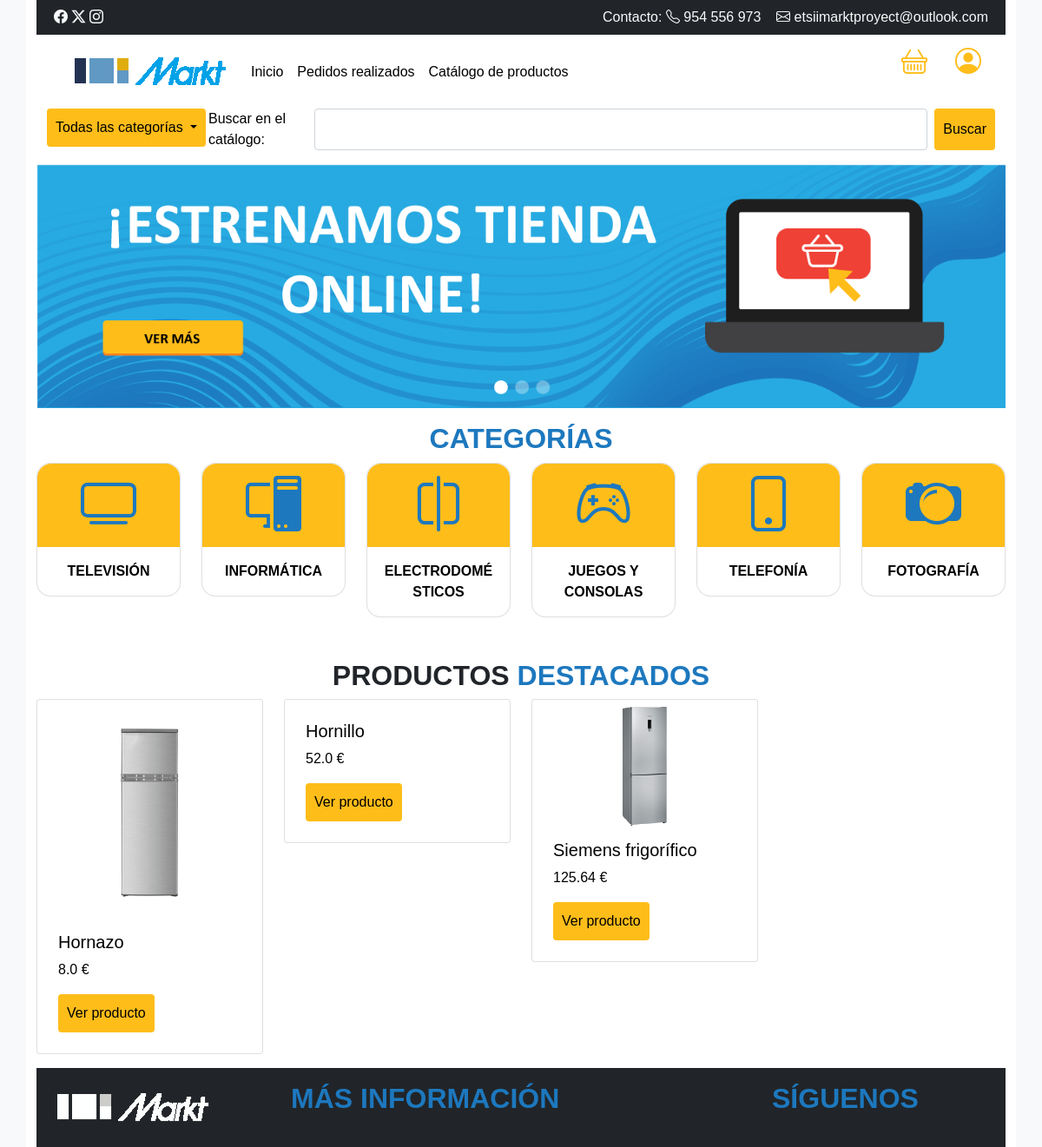
Before: / with the older database file.
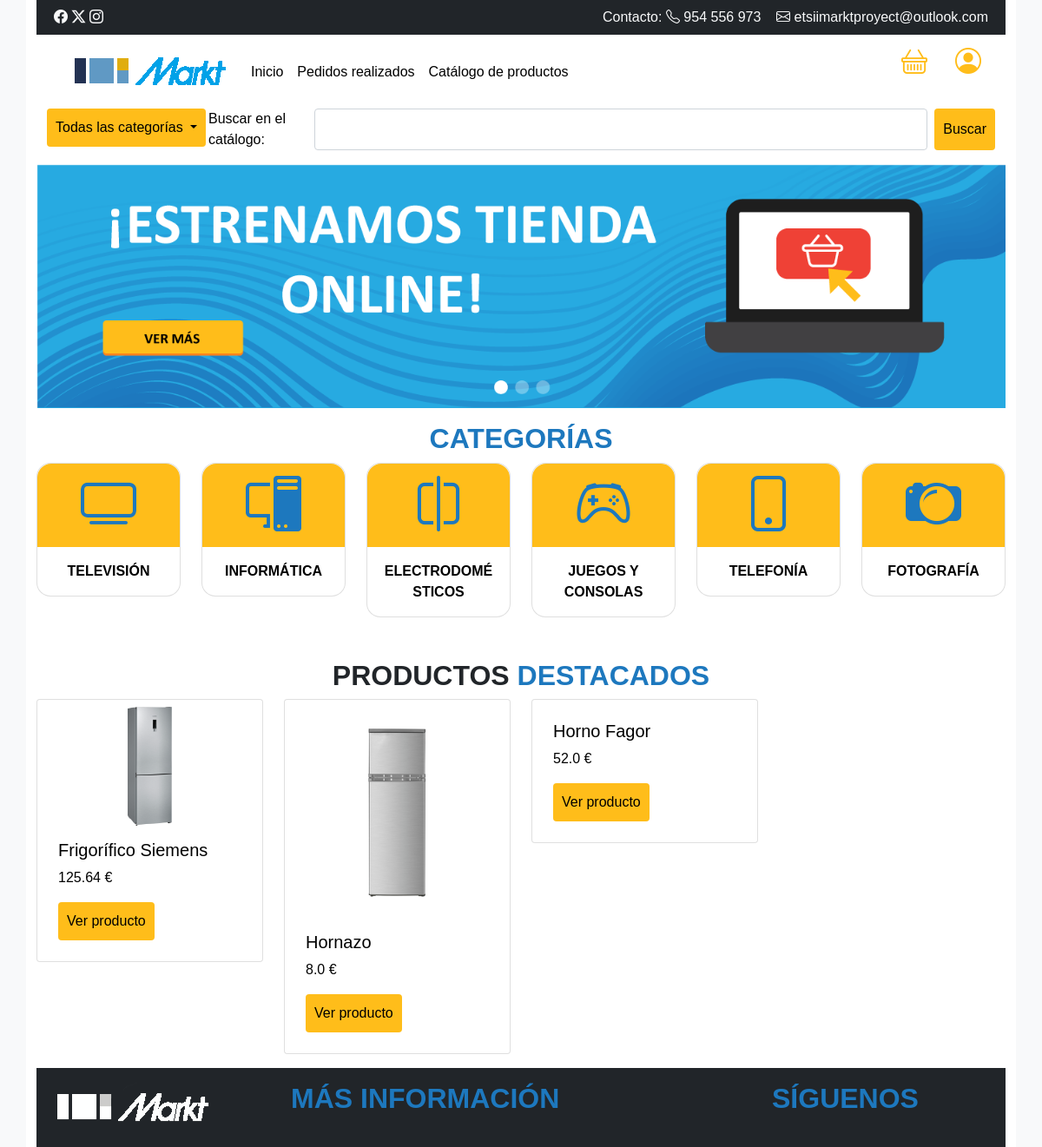
After: the same page with the newer database file.
### productos/models.py (models this page shows, shortened)
class Producto(models.Model):
    categoria = models.ForeignKey(Categoria,related_name='productos', on_delete=models.SET_DEFAULT, default=Categoria.get_default_categoria)
    fabricante = models.ForeignKey(Fabricante,related_name='productos', on_delete=models.SET_DEFAULT, default=Fabricante.get_default_fabricante)
    nombre = models.CharField(max_length=100)
    precio = models.FloatField()
    descripcion = models.TextField(blank=True, null=True)
    cantidad = models.IntegerField(default=1)
    imagen = models.ImageField(upload_to='productos_imagenes', blank=True, null=True)
    class Meta:
        ordering = ['nombre']
        verbose_name_plural = 'Productos'

### core/views.py (the view)
# urls.py: path('', index, name='index'),
def index(request):
    user = request.user
    productos = Producto.objects.all()
    return render(request, 'home.html', {'user': user, 'productos': productos})

### templates/home.html (shortened to what this page needs)
<!DOCTYPE html>
<html lang="es">
<head>
    <link href="https://cdn.jsdelivr.net/npm/bootstrap@5.1.3/dist/css/bootstrap.min.css" rel="stylesheet">
    <link rel="stylesheet" href="https://cdn.jsdelivr.net/npm/bootstrap-icons@1.11.2/font/bootstrap-icons.min.css">
    {% load static %}
    <link rel="stylesheet" href="{% static 'css/styles.css' %}">
</head>
<body>
    <div class="container wrapper">
    <div class="header mb-3">
        {% include "header.html" %}
    </div>
    <div class=" mb-3">
        <div class="row">
            <div class="col">
                <img src="/media/images/cabecera-portada.png" class="img-fluid" >
            </div>
        </div>
    </div>
    <div class="categorias mb-3">
        <h2 class="text-center">CATEGORÍAS</h2>
        <div class="row">
            <div class="col-2">
                <div class="card">
                    <div class="bg-body-secondary text-center">
                        <i class="bi bi-tv"></i>
                    </div>
                    <div class="card-body">
                      <p class="card-text">Televisión</p>
                    </div>
                  </div>
            </div>
            <div class="col-2">
                <div class="card">
                    <div class="bg-body-secondary text-center">
                        <i class="bi bi-pc-display"></i>
                    </div>
                    <div class="card-body">
                      <p class="card-text">Informática</p>
                    </div>
                  </div>
            </div>
            <div class="col-2">
                <div class="card">
                    <div class="bg-body-secondary text-center">
                        <i class="bi bi-vr"></i>
                    </div>
                    <div class="card-body">
                      <p class="card-text">Electrodomésticos</p>
                    </div>
                  </div>
            </div>
            <div class="col-2">
                <div class="card">
                    <div class="bg-body-secondary text-center">
                        <i class="bi bi-controller"></i>
                    </div>
                    <div class="card-body">
                      <p class="card-text">Juegos y Consolas</p>
                    </div>
                  </div>
            </div>
            <div class="col-2">
                <div class="card">
                    <div class="bg-body-secondary text-center">
                        <i class="bi bi-phone"></i>
                    </div>
                    <div class="card-body">
                      <p class="card-text">Telefonía</p>
                    </div>
                  </div>
            </div>
            <div class="col-2">
                <div class="card">
                    <div class="bg-body-secondary text-center">
                        <i class="bi bi-camera2"></i>
                    </div>
                    <div class="card-body">
                      <p class="card-text">Fotografía</p>
                    </div>
                  </div>
            </div>
        </div>
    </div>
    {% block content %}
    <div class="mt-5 mb-3">
        <h2 class="text-center"><span class="text-dark">PRODUCTOS</span> DESTACADOS</h2>
    <div class="row">
        {% for producto in productos %}
            <div class="col-3">
                <div class="card p-2">
                    {% if producto.imagen %}
                        <img class="card-img-top" src="{{producto.imagen.url}}" alt="{{ producto.nombre }}">
                    {% endif %}
                    <div class="card-body">
                    <h5 class="card-title">{{ producto.nombre }}</h5>
                    <p class="card-text">{{ producto.precio }} €</p>
                    <a href="{% url 'detalle' producto.id %}" class="btn btn-primary">Ver producto</a>
                    </div>
                </div>
            </div>
        {% endfor %}
    </div>
    </div>
    {% endblock %}
    {% include "footer.html" %}
</body>
</html>

Changed rows visible on the page:
changed Producto: nombre "Siemens frigorífico" → "Frigorífico Siemens"; moves up the list
changed Producto: nombre "Hornillo" → "Horno Fagor"
